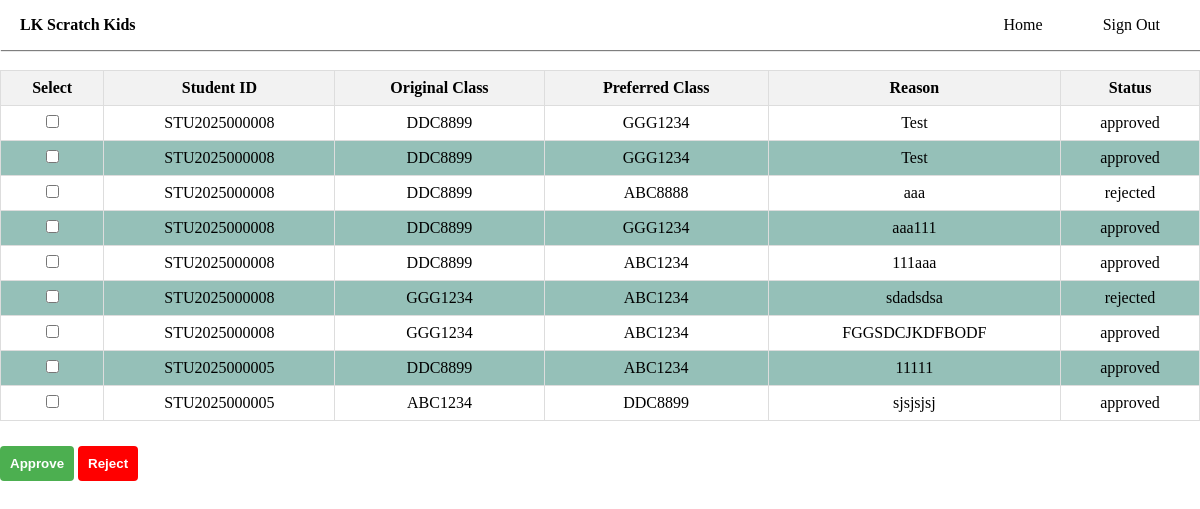
The page /Admin/manageChangeClass.php on the database its author committed.
### tables this page shows
CREATE TABLE `student_change_class` (
  `student_change_class_id` varchar(20) DEFAULT NULL,
  `student_change_class_reason` varchar(500) NOT NULL,
  `student_original_class` varchar(20) NOT NULL,
  `student_prefer_class` varchar(20) NOT NULL,
  `student_id` varchar(20) NOT NULL,
  `status` enum('pending','approved','rejected') DEFAULT 'pending',
  `status_read` enum('read','unread') NOT NULL DEFAULT 'unread',
  `auto_id` int(11) NOT NULL
);

### Admin/manageChangeClass.php (the view, shortened to what this page needs)
<?php
include 'header_Admin.php';
include '../includes/connect_DB.php';
$getChangeClassSql = "SELECT student_change_class_id, student_change_class_reason AS reason, student_original_class AS Ori, student_prefer_class AS Prefer, student_id, status FROM student_change_class;";
$getChangeClassStmt = $pdo->prepare($getChangeClassSql);
$getChangeClassStmt->execute();
$ChangeClassData = $getChangeClassStmt->fetchAll(PDO::FETCH_ASSOC);
?>
<!DOCTYPE html>
<html lang="en">
<head>
    <link rel="stylesheet" href="../cssfile/headerAdmin.css">
    <link rel="stylesheet" href="../cssfile/changeClass.css">
</head>
<body>
    <form action="manageChangeClass.php" method="post">
    <table>
        <thead>
            <tr>
                <th>Select</th>
                <th>Student ID</th>
                <th>Original Class</th>
                <th>Preferred Class</th>
                <th>Reason</th>
                <th>Status</th>
            </tr>
        </thead>
        <tbody>
            <?php if (!empty($ChangeClassData)): ?>
                <?php foreach ($ChangeClassData as $row): ?>
                    <tr>
                        <td><input type="checkbox" name="selected_classes[]" value="<?= htmlspecialchars($row['student_change_class_id'].'|'.$row['student_id'].'|'.$row['Prefer'].'|'.$row['Ori'].'|'.$row['status'])?>"></td>
                        <td><?php echo htmlspecialchars($row['student_id']); ?></td>
                        <td><?php echo htmlspecialchars($row['Ori']); ?></td>
                        <td><?php echo htmlspecialchars($row['Prefer']); ?></td>
                        <td><?php echo htmlspecialchars($row['reason']); ?></td>
                        <td><?php echo htmlspecialchars($row['status']); ?></td>
                    </tr>
                <?php endforeach; ?>
            <?php else: ?>
                <tr>
                    <td colspan="6">No change class requests.</td>
                </tr>
            <?php endif; ?>
        </tbody>
    </table>
    <button type="submit" name="approved_btn" value="approved" class="approved_btn" onclick="return confirmAction('approve')">Approve</button>
    <button type="submit" name="rejected_btn" value="rejected" class="rejected_btn" onclick="return confirmAction('reject')">Reject</button>
    </form>
</body>
</html>

### Admin/header_Admin.php (shortened to what this page needs)
<!DOCTYPE html>
<html lang="en">
<head>
    <link rel="stylesheet" href="cssfile/headerAdmin.css">
</head>
<body>
    <nav>
        <ul>
            <li><a href="Main_page.php"><strong>LK Scratch Kids</strong></a></li>
            <li><a href="Main_page.php" class="spe">Home</a></li>
            <li><a href="../includes/logout.php" class="spe">Sign Out</a></li>
        </ul>
    </nav>
</body>
</html>

### cssfile/headerAdmin.css (style rules this page uses)
body { background-image: url(../img_logo/???); background-size: cover; background-repeat: no-repeat; background-position: center; font-family: 'Times New Roman', Times, serif; }
nav { background-color: var(--white); box-shadow: 1px 1px 1px rgba(0,0,0,0.5); }
nav ul { width: 100%; list-style: none; display: flex; justify-content: flex-end; align-items: center; }
nav li { height: 50px; }
nav a { height: 100%; padding: 0 20px; display: flex; text-decoration: none; color: var(--textdark); align-items: center; }
nav .spe { margin-right: 20px; }
nav li:first-child { margin-right: auto; }

### cssfile/changeClass.css (style rules this page uses)
html { height: 100%; margin: 0px; }
body { height: 100%; margin: 0px; }
table { width: 100%; border-collapse: collapse; margin: 20px 0; }
th, td { border: 1px solid #ddd; padding: 8px; text-align: center; }
th { background-color: #f2f2f2; }
tr:nth-child(even) { background-color: #95c0b8; }
.approved_btn { background-color: #4CAF50; color: white; border: none; padding: 10px; border-radius: 4px; cursor: pointer; font-weight: bold; margin-top: 5px; }
.rejected_btn { background-color: red; color: white; border: none; padding: 10px; border-radius: 4px; cursor: pointer; font-weight: bold; margin-top: 5px; }

### cssfile/global.css (style rules this page uses)
:root { --primary-color: #7600c0; --secondary-color: #9101df; --third-color: #eaefff; --text-dark: black; --text-light: rgb(97, 97, 97); --white: white; --grey: #e0e0e0; --background:#F8F8FF; }
* { margin: 0; padding: 0; }
body, html { min-height: 100vh; color: #000; }

### rows shown on the page
student_change_class: student "STU2025000008", student_original_class "DDC8899", student_prefer_class "GGG1234", student_change_class_reason "Test", status "approved"
student_change_class: student "STU2025000008", student_original_class "DDC8899", student_prefer_class "GGG1234", student_change_class_reason "Test", status "approved"
student_change_class: student "STU2025000008", student_original_class "DDC8899", student_prefer_class "ABC8888", student_change_class_reason "aaa", status "rejected"
student_change_class: student "STU2025000008", student_original_class "DDC8899", student_prefer_class "GGG1234", student_change_class_reason "aaa111", status "approved"
student_change_class: student "STU2025000008", student_original_class "DDC8899", student_prefer_class "ABC1234", student_change_class_reason "111aaa", status "approved"
student_change_class: student "STU2025000008", student_original_class "GGG1234", student_prefer_class "ABC1234", student_change_class_reason "sdadsdsa", status "rejected"
student_change_class: student "STU2025000008", student_original_class "GGG1234", student_prefer_class "ABC1234", student_change_class_reason "FGGSDCJKDFBODF", status "approved"
student_change_class: student "STU2025000005", student_original_class "DDC8899", student_prefer_class "ABC1234", student_change_class_reason "11111", status "approved"
student_change_class: student "STU2025000005", student_original_class "ABC1234", student_prefer_class "DDC8899", student_change_class_reason "sjsjsjsj", status "approved"
